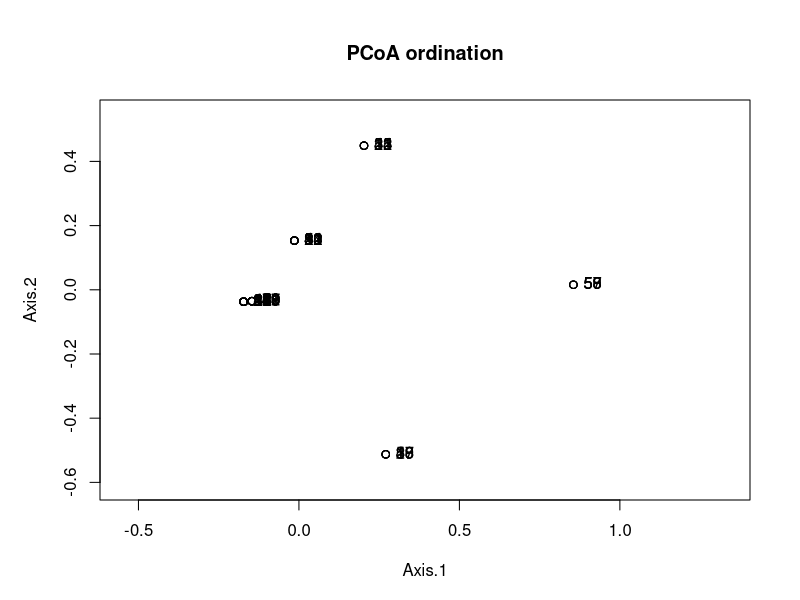
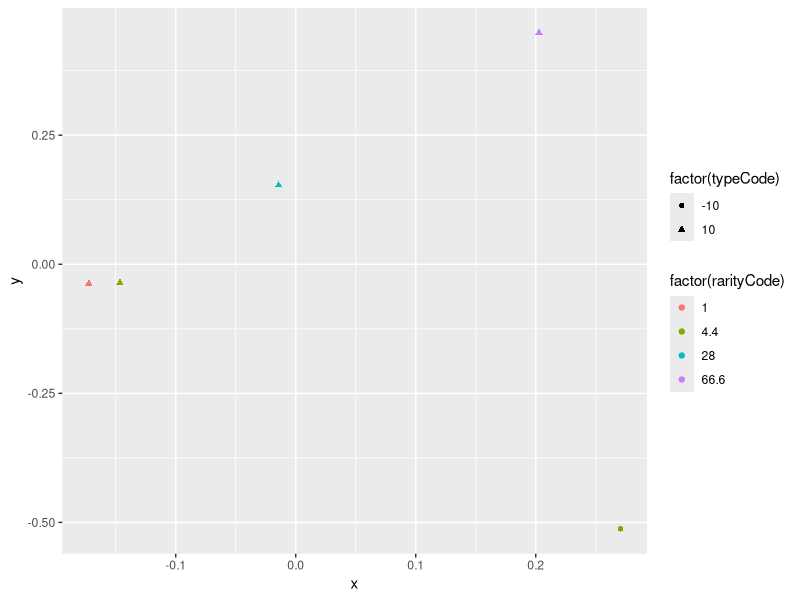
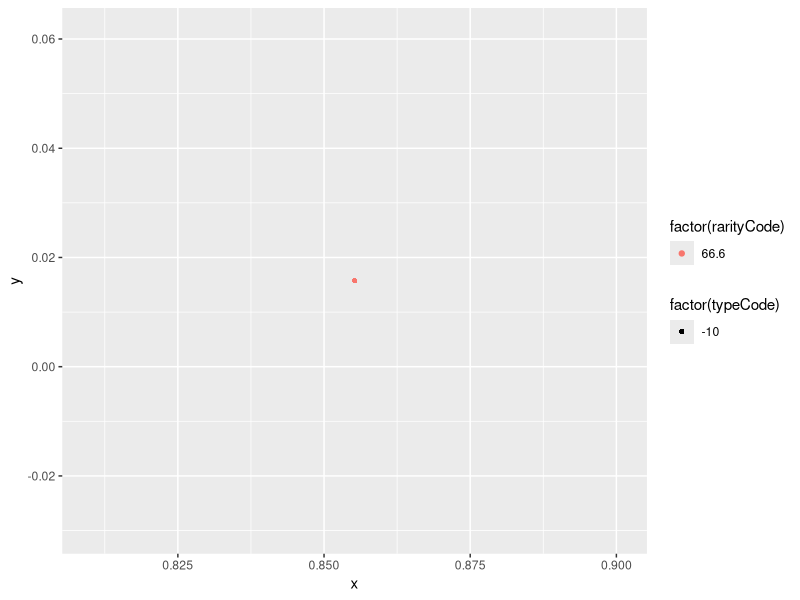
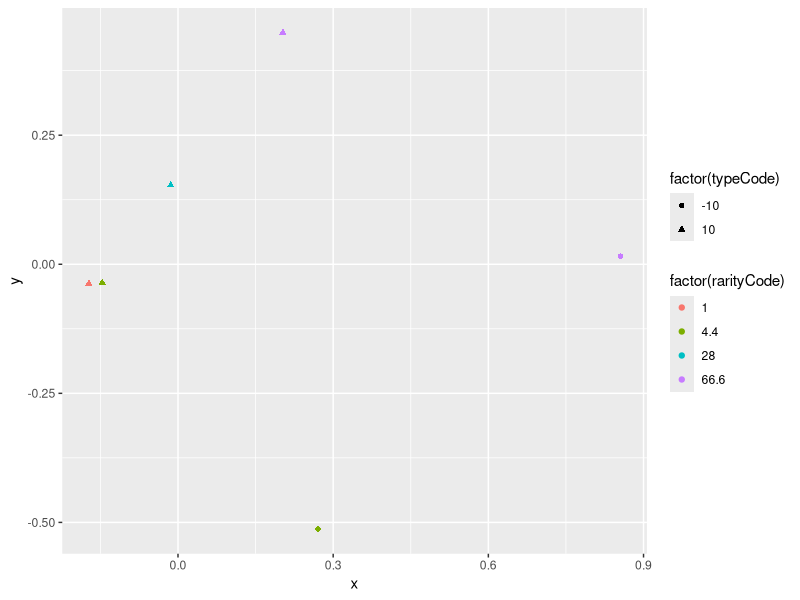
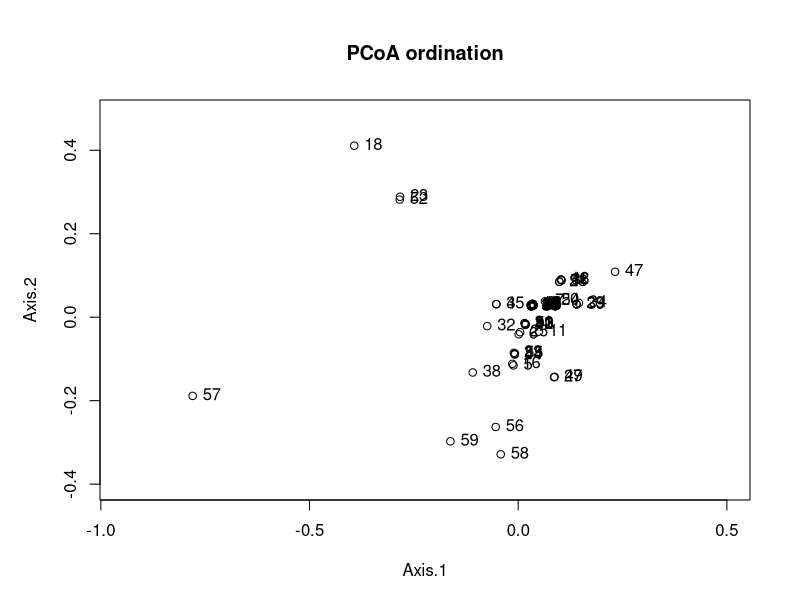

The R source for these figures, in order:
library(here)
library(readr)
library(cluster)
library(dplyr)


raw_cards <-read_csv(here("data/cardlist.csv"))
typeCodes <- data.frame(Type=c("Summoner","Monster"),typeCode=c(-10,10))
rarityCodes <- data.frame(Rarity=c("Common","Rare","Epic","Legendary"),
                          rarityCode=c(1,4.4,28,66.6))

cards <- raw_cards %>% mutate(Splinter=factor(Splinter)) %>%
                       inner_join(typeCodes) %>% 
                       inner_join(rarityCodes) %>% 
                       dplyr::select(Name, rarityCode, typeCode, Splinter)  


gower_dist <- daisy(cards[, -1],
                    metric = "gower",
                    type = list(nominal=3),
                    weights = c(1,1,0.1))

gower_mat <- as.matrix(gower_dist)


library(ape)
cord <- pcoa(gower_dist, correction="none", rn=NULL)
biplot(cord)
x=cord$vectors[,1]
y=cord$vectors[,2]
cards$Name
orded<-data.frame(x,y)
neword<-cbind(cards,orded)
library(ggplot2)
p<-ggplot(subset(neword,Splinter=="Red"),aes(x=x,y=y,shape=factor(typeCode),color=factor(rarityCode)))
p <- p+geom_point()
p
p<-ggplot(subset(neword,Splinter=="Purple"),aes(x=x,y=y,shape=factor(typeCode),color=factor(rarityCode)))
p <- p+geom_point()
p
p<-ggplot(neword,aes(x=x,y=y,shape=factor(typeCode),color=factor(rarityCode)))
p <- p+geom_point()
p

skills <- data.frame(skill1=rbinom(59, 1, 0.1),
           skill2=rbinom(59, 1, 0.2),
           skill3=rbinom(59, 1, 0.1),
           skill4=rbinom(59, 1, 0.1),
           skill5=rbinom(59, 1, 0.05))
cskill <- cbind(cards,skills)

gower_dist_skills<- daisy(cskill[, -1],
                    metric = "gower",
                    type = list(nominal=3),
                    weights = c(1,1,0.1,1,1,1,1,3))

cordskill <- pcoa(gower_dist_skills, correction="none", rn=NULL)
biplot(cordskill)
x=cordskill$vectors[,1]
y=cordskill$vectors[,2]
